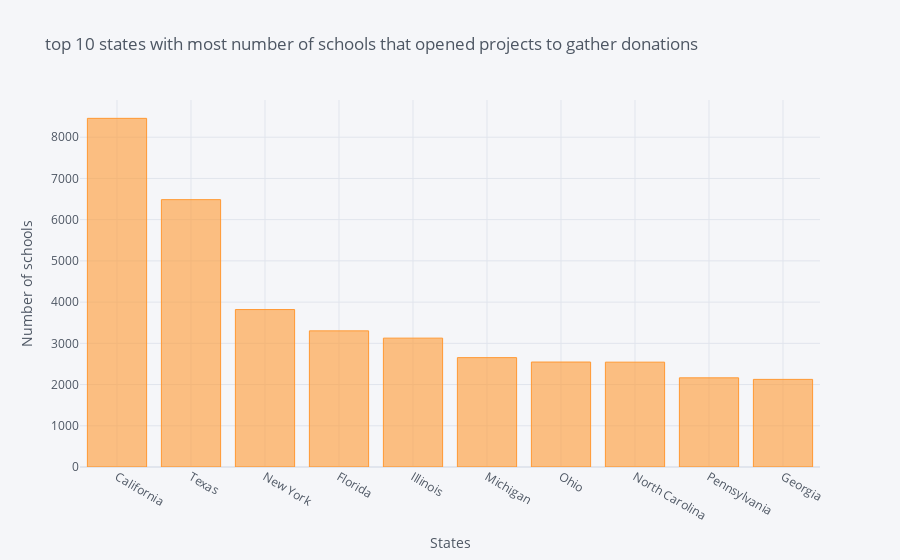

Here is the notebook cell this chart was saved with:
### Code cell
x.iplot(kind='bar' , xTitle='States' , yTitle='Number of schools' , title='top 10 states with most number of schools that opened projects to gather donations')

### Figure 1 — Plotly figure (JSON) as saved in the notebook; plotly's stock layout.template omitted (floating-point values rounded to 4 significant figures)
{"data": [{"marker": {"color": "rgba(255, 153, 51, 0.6)", "line": {"color": "rgba(255, 153, 51, 1.0)", "width": 1}}, "name": "School State", "orientation": "v", "text": "", "type": "bar", "x": ["California", "Texas", "New York", "Florida", "Illinois", "Michigan", "Ohio", "North Carolina", "Pennsylvania", "Georgia"], "y": [8457, 6485, 3819, 3302, 3126, 2653, 2546, 2543, 2163, 2125]}], "layout": {"legend": {"bgcolor": "#F5F6F9", "font": {"color": "#4D5663"}}, "paper_bgcolor": "#F5F6F9", "plot_bgcolor": "#F5F6F9", "title": {"font": {"color": "#4D5663"}, "text": "top 10 states with most number of schools that opened projects to gather donations"}, "xaxis": {"gridcolor": "#E1E5ED", "showgrid": true, "tickfont": {"color": "#4D5663"}, "title": {"font": {"color": "#4D5663"}, "text": "States"}, "zerolinecolor": "#E1E5ED"}, "yaxis": {"gridcolor": "#E1E5ED", "showgrid": true, "tickfont": {"color": "#4D5663"}, "title": {"font": {"color": "#4D5663"}, "text": "Number of schools"}, "zerolinecolor": "#E1E5ED"}}}
